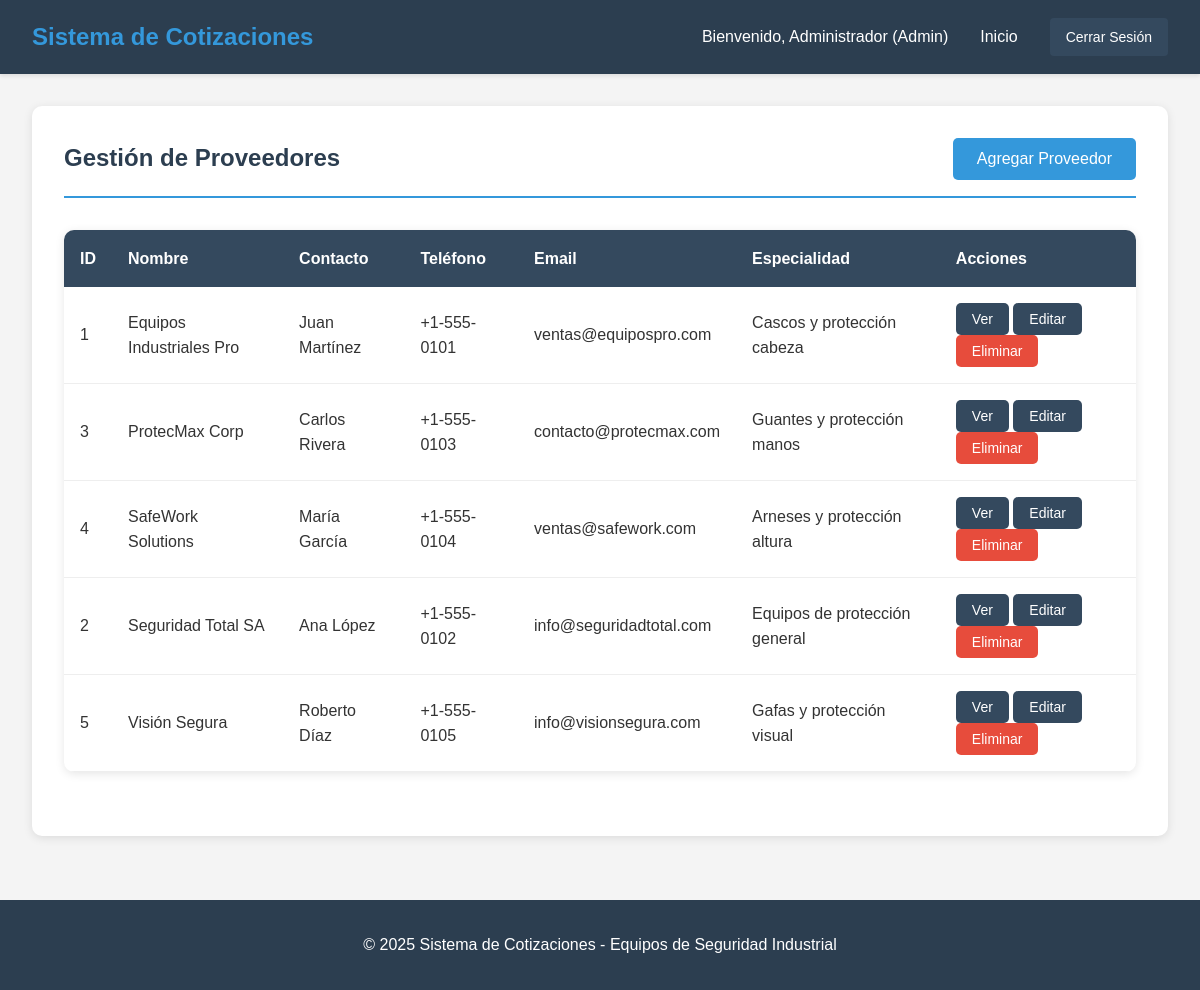
/proveedores.php (signed in), run on the app's committed database.
### tables this page shows
CREATE TABLE proveedores (
    id INT AUTO_INCREMENT PRIMARY KEY,
    nombre VARCHAR(200) NOT NULL,
    contacto VARCHAR(100),
    telefono VARCHAR(20),
    email VARCHAR(100),
    direccion TEXT,
    especialidad VARCHAR(200),
    activo BOOLEAN DEFAULT TRUE,
    fecha_creacion TIMESTAMP DEFAULT CURRENT_TIMESTAMP,
    fecha_actualizacion TIMESTAMP DEFAULT CURRENT_TIMESTAMP ON UPDATE CURRENT_TIMESTAMP
);

### includes/database.php (called while the page is built, shortened)
<?php
class Database {
    private static $instance = null;
    private $connection;
    private function __construct() {
        try {
            $this->connection = new PDO(
                "mysql:host=" . DB_HOST . ";dbname=" . DB_NAME . ";charset=" . DB_CHARSET,
                DB_USER,
                DB_PASS,
                [
                    PDO::ATTR_ERRMODE => PDO::ERRMODE_EXCEPTION,
                    PDO::ATTR_DEFAULT_FETCH_MODE => PDO::FETCH_ASSOC,
                    PDO::ATTR_EMULATE_PREPARES => false
                ]
            );
        } catch (PDOException $e) {
            die("Error de conexión a la base de datos: " . $e->getMessage());
        }
    }
    public static function getInstance() {
        if (self::$instance === null) {
            self::$instance = new self();
        }
        return self::$instance;
    }
    public function query($sql, $params = []) {
        try {
            $stmt = $this->connection->prepare($sql);
            $stmt->execute($params);
            return $stmt;
        } catch (PDOException $e) {
            throw new Exception("Error en consulta: " . $e->getMessage());
        }
    }
    public function fetchAll($sql, $params = []) {
        return $this->query($sql, $params)->fetchAll();
    }
}
function getDB() {
    return Database::getInstance();
}
function escape($string) {
    return htmlspecialchars($string, ENT_QUOTES, 'UTF-8');
}
?>

### proveedores.php (the view, shortened to what this page needs)
<?php
require_once 'includes/database.php';
$db = getDB();
$proveedores = $db->fetchAll("SELECT * FROM proveedores WHERE activo = 1 ORDER BY nombre");
include 'includes/header.php';
?>
<div class="container">
    <div class="card">
        <div class="card-header">
            <h2>Gestión de Proveedores</h2>
            <button class="btn btn-primary" onclick="showModal('modalAgregar')">Agregar Proveedor</button>
        </div>
        <div class="table">
            <table>
                <thead>
                    <tr>
                        <th>ID</th>
                        <th>Nombre</th>
                        <th>Contacto</th>
                        <th>Teléfono</th>
                        <th>Email</th>
                        <th>Especialidad</th>
                        <th>Acciones</th>
                    </tr>
                </thead>
                <tbody>
                    <?php foreach ($proveedores as $proveedor): ?>
                    <tr>
                        <td><?php echo escape($proveedor['id']); ?></td>
                        <td><?php echo escape($proveedor['nombre']); ?></td>
                        <td><?php echo escape($proveedor['contacto']); ?></td>
                        <td><?php echo escape($proveedor['telefono']); ?></td>
                        <td><?php echo escape($proveedor['email']); ?></td>
                        <td><?php echo escape($proveedor['especialidad']); ?></td>
                        <td>
                            <button class="btn btn-sm" onclick="verDetalle(<?php echo $proveedor['id']; ?>)">Ver</button>
                            <button class="btn btn-sm" onclick="editarProveedor(<?php echo $proveedor['id']; ?>)">Editar</button>
                            <button class="btn btn-sm btn-danger" onclick="eliminarProveedor(<?php echo $proveedor['id']; ?>)">Eliminar</button>
                        </td>
                    </tr>
                    <?php endforeach; ?>
                </tbody>
            </table>
        </div>
    </div>
</div>
<?php include 'includes/footer.php'; ?>

### css/style.css (style rules this page uses)
* { margin: 0; padding: 0; box-sizing: border-box; }
body { font-family: Arial, sans-serif; line-height: 1.6; background-color: #f4f4f4; color: #333; }
.container { max-width: 1200px; margin: 2rem auto; padding: 0 2rem; }
.btn { display: inline-block; padding: 0.75rem 1.5rem; background-color: #34495e; color: white; text-decoration: none; border-radius: 5px; border: none; cursor: pointer; transition: background-color 0.3s; font-size: 1rem; }
.btn-primary { background-color: #3498db; }
.btn-danger { background-color: #e74c3c; }
.btn-sm { padding: 0.5rem 1rem; font-size: 0.875rem; }
.table { width: 100%; background: white; border-radius: 10px; overflow: hidden; box-shadow: 0 2px 10px rgba(0,0,0,0.1); margin-bottom: 2rem; }
.table table { width: 100%; border-collapse: collapse; }
.table th { background-color: #34495e; color: white; padding: 1rem; text-align: left; }
.table td { padding: 1rem; border-bottom: 1px solid #eee; }
.card { background: white; border-radius: 10px; box-shadow: 0 2px 10px rgba(0,0,0,0.1); padding: 2rem; margin-bottom: 2rem; }
.card-header { border-bottom: 2px solid #3498db; padding-bottom: 1rem; margin-bottom: 2rem; }
.card-header h2 { color: #2c3e50; }

### proveedores.php (style rules this page uses)
.card-header { display: flex; justify-content: space-between; align-items: center; }

### data on the page
proveedores: id "1", nombre "Equipos Industriales Pro", contacto "Juan Martínez", telefono "+1-555-0101", email "ventas@equipospro.com", especialidad "Cascos y protección cabeza"
proveedores: id "3", nombre "ProtecMax Corp", contacto "Carlos Rivera", telefono "+1-555-0103", email "contacto@protecmax.com", especialidad "Guantes y protección manos"
proveedores: id "4", nombre "SafeWork Solutions", contacto "María García", telefono "+1-555-0104", email "ventas@safework.com", especialidad "Arneses y protección altura"
proveedores: id "2", nombre "Seguridad Total SA", contacto "Ana López", telefono "+1-555-0102", email "info@seguridadtotal.com", especialidad "Equipos de protección general"
proveedores: id "5", nombre "Visión Segura", contacto "Roberto Díaz", telefono "+1-555-0105", email "info@visionsegura.com", especialidad "Gafas y protección visual"

### other printed values
$_SESSION['usuario_nombre'] "Administrador"
$_SESSION['usuario_rol'] "Admin"
